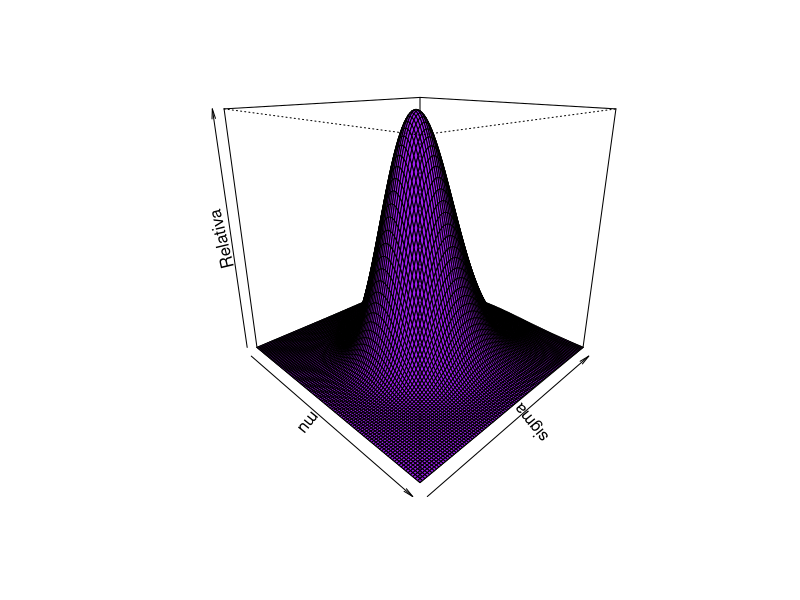
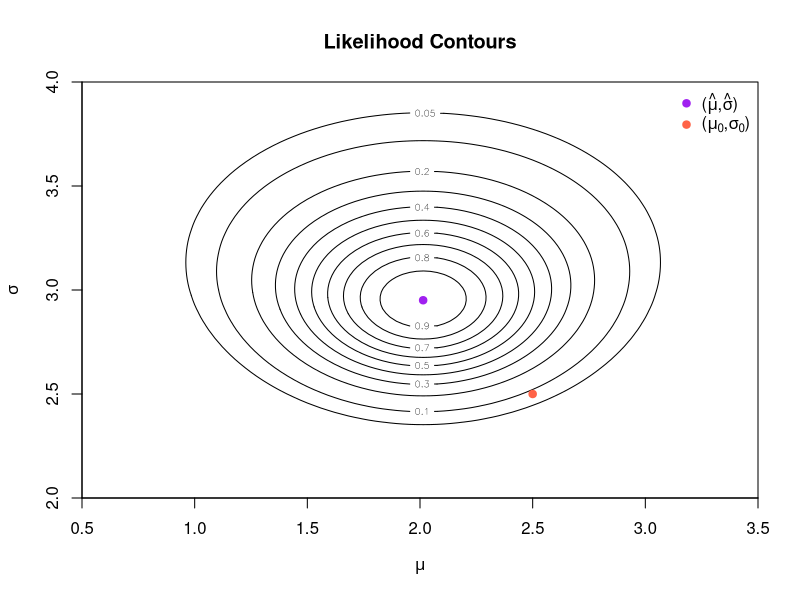
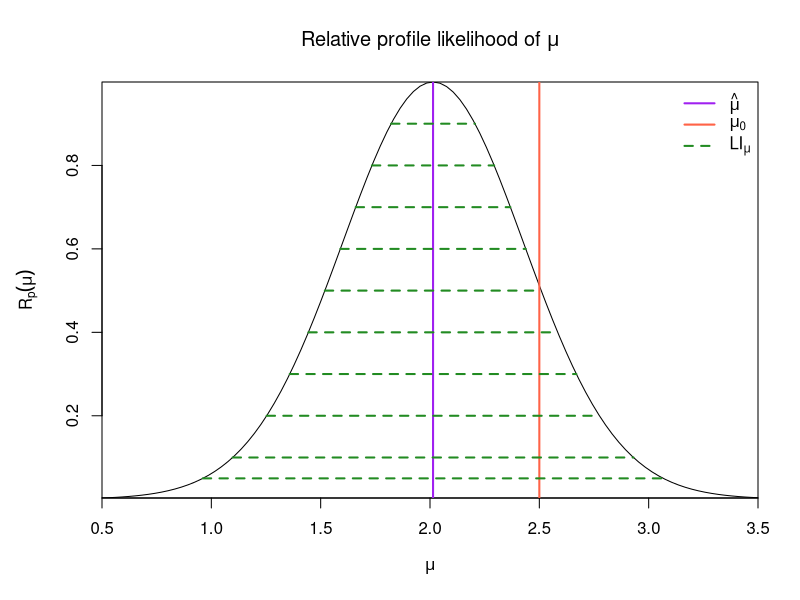
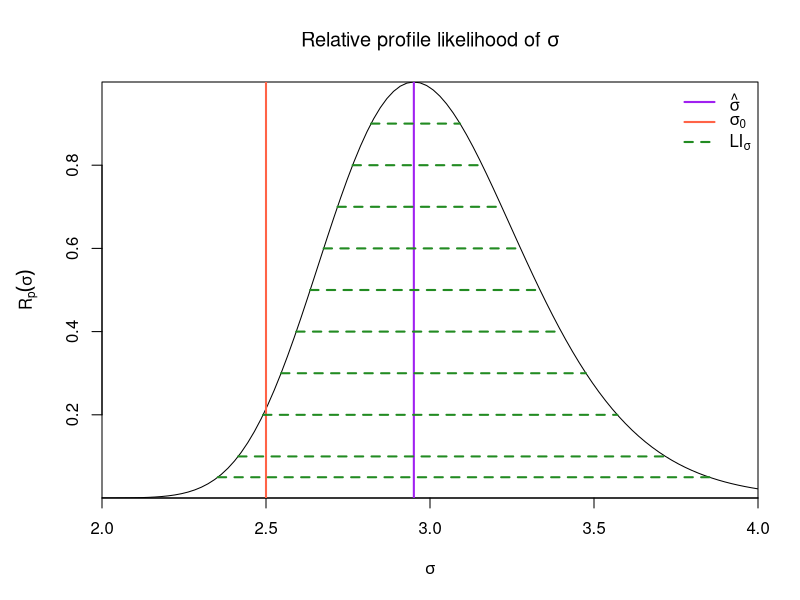
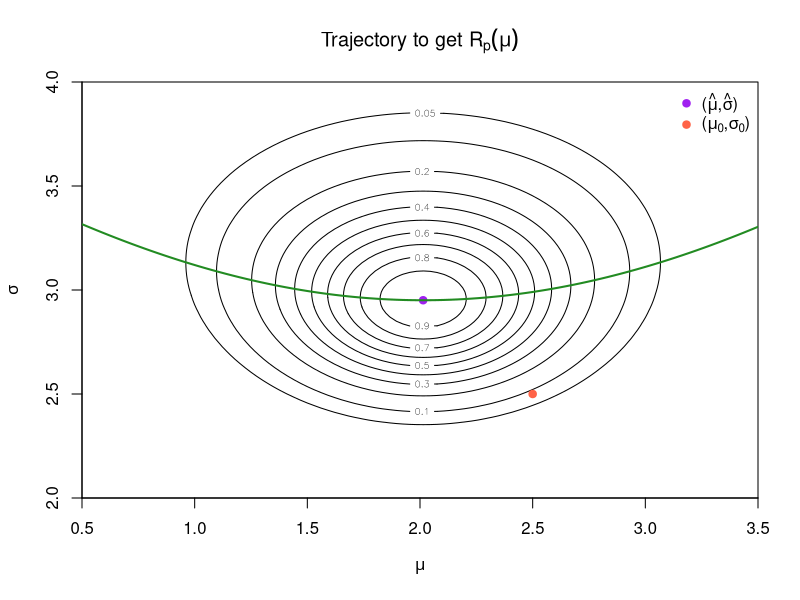
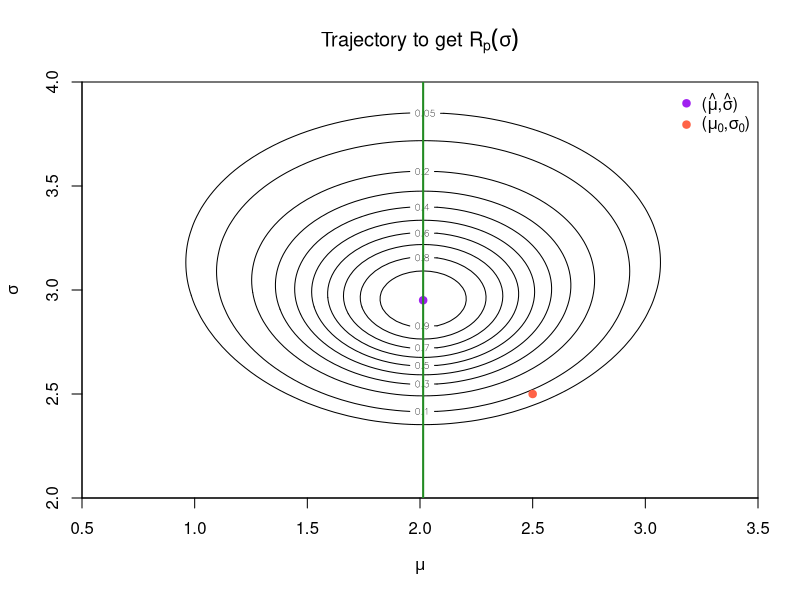
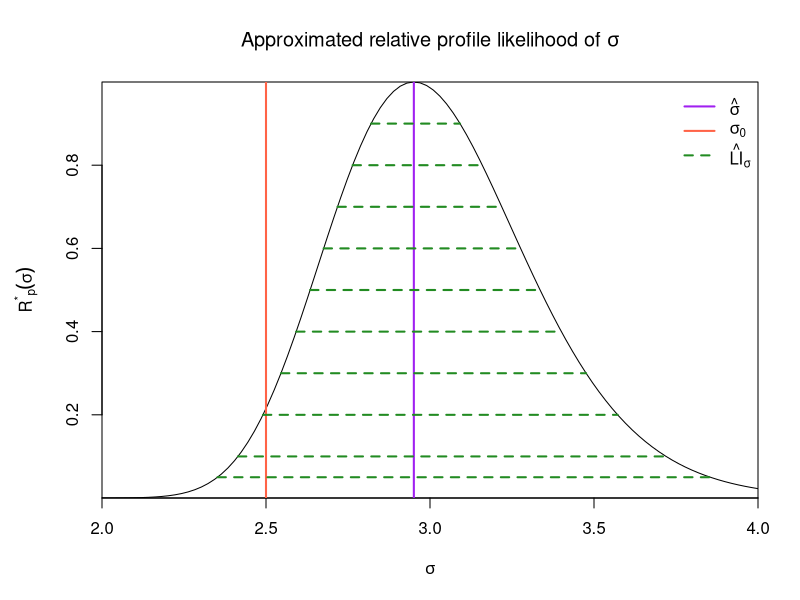
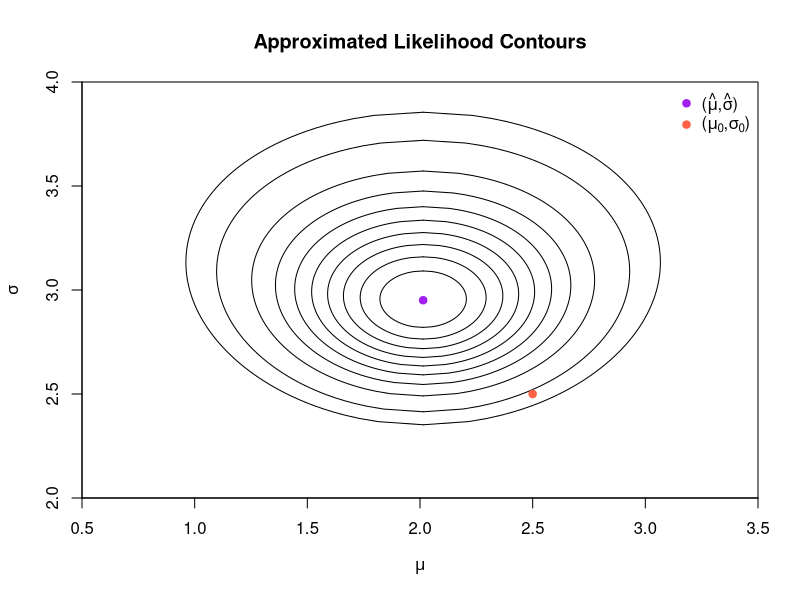

Recreate these plots in R, in order.
## Irving Gomez
## 27 September 2019

set.seed(111)
nn      <- 50  # sample size
mm      <- 2.5 # real mean
ss      <- 2.5 # real standard deviation
muestra <- rnorm(nn,mm,ss)

# Sufficient and minimal statistics
t1 <- sum(muestra)
t2 <- sum(muestra^2)
H  <- t2-(t1^2/nn)

# Maximum likelihood estimators
mm.emv <- t1/nn          #2.013931
ss.emv <- sqrt(H/nn)  #2.950755

# Global loglikelihood
logver <- function(theta, mu_hat = mm.emv, s_hat = ss.emv, n = nn){
  mu     <- theta[1]
  sigma  <- theta[2]
  out    <- -n*(log(sigma)+1/2*(s_hat/sigma)^2)-n/(2*sigma^2)*(mu_hat-mu)^2
  return(out)
}

# Maximizing numericaly the global likelihood
faux <- function(theta){
  -logver(theta, mu_hat = mm.emv, s_hat = ss.emv, n = nn)
}

# Where to initialize the algorithm
tilde.mu    <- median(muestra)            #2.155335
tilde.sigma <- abs(muestra[1]-muestra[2]) #1.414891

# "optim" function
emv.optim <- optim(c(tilde.mu, tilde.sigma), faux)$par #2.013606 2.950522

# Relative loglikelihood
logrelver <- function(theta, mu_hat = mm.emv, s_hat = ss.emv, n = nn){
  mu     <- theta[1]
  sigma  <- theta[2]
  out    <- n*(log(s_hat/sigma)-1/2*(s_hat/sigma)^2+1/2)-n/2*((mu_hat-mu)/sigma)^2
  return(out)
}

# Relative likelihood
relver <- function(mu, sigma, mu_hat = mm.emv, s_hat = ss.emv, n = nn){
  theta <- c(mu, sigma)
  out   <- exp(logrelver(theta, mu_hat, s_hat, n))
  return(out)
}

# Using "persp" to plot in 3d the relative likelihood
relver_aux <- Vectorize(relver, vectorize.args = c('mu', 'sigma'))

# We create a sequence for mu and sigma
nmu     <- 100
nsigma  <- 100
mu1     <- 0.5
mu2     <- 3.5
s1      <- 2
s2      <- 4

mu_seq     <- seq(mu1, mu2, length=nmu)
sigma_seq  <- seq(s1, s2, length=nsigma)

# Evaluate the relative likelihood in the sequences created
relativa.grid <- outer(mu_seq, sigma_seq, relver_aux)

x11()
persp(mu_seq, sigma_seq, relativa.grid,
      theta = 45,
      phi   = 20,
      zlim  = c(0,1),
      xlab  = expression(mu),
      ylab  = expression(sigma),
      zlab  = 'Relativa',
      col   = 'purple')

# Likelihood contours

# It is not possible to find closed expressions for the contours,
# thus we need to make them numerically woth "contour"

niveles <- c(0.05,0.1,0.2,0.3,0.4,0.5,0.6,0.7,0.8,0.9)

x11()
contour(mu_seq, sigma_seq, relativa.grid,
        main     = "Likelihood Contours",
        levels   = niveles,
        labels   = niveles,
        xlim     = c(mu1,mu2), ylim = c(s1,s2),
        xlab     = expression(mu),
        ylab     = expression(sigma),
        xaxs     = 'i',
        yaxs     = 'i')

points(mm.emv, ss.emv, col = 'purple', pch = 19)
points(mm, ss, col = 'tomato', pch=19)

legend('topright',
       legend = c(expression(paste('(', hat(mu), ',' , hat(sigma), ')')),
                  expression(paste('(', mu[0], ',' , sigma[0], ')'))),
       pch    = 19,
       col    = c('purple', 'tomato'),
       bty    = 'n')

# Relative profile loglikelihood of mu
logprelver_mu <- function(mu, mu_hat = mm.emv, s_hat = ss.emv, n = nn){
  out <- -n/2*log(((mu_hat-mu)/s_hat)^2+1)
  return(out)
}

# Profile likelihood interval for mu
LI_mu <- function(c, mu_hat = mm.emv, s_hat = ss.emv, n = nn){
  mm1 <- mu_hat-s_hat*sqrt(c^(-2/n)-1)
  mm2 <- mu_hat+s_hat*sqrt(c^(-2/n)-1)
  out <- c(mm1, mm2)
  return(out)
}

x11()
par(mar = c(5, 5, 4, 2) + 0.1)
plot(mu_seq, exp(logprelver_mu(mu_seq)),
     type = 'l',
     main = expression(paste("Relative profile likelihood of ", mu)),
     xlab = expression(mu),
     ylab = expression(R[p](mu)),
     xaxs     = 'i',
     yaxs     = 'i')

abline(v = mm.emv, col = 'purple', lwd = 2)
abline(v = mm, col = 'tomato', lwd = 2)

for(cc in niveles){
  mm_int  <- LI_mu(cc)
  mm_int_1 <- mm_int[1]
  mm_int_2 <- mm_int[2]
  segments(mm_int_1, cc, mm_int_2, cc, col = 'forestgreen', lty = 2, lwd = 2)
}

legend('topright',
       legend = c(expression(hat(mu)), expression(mu[0]),
                  expression(LI[mu])),
       lwd    = 2,
       lty    = c(1,1,2),
       col    = c('purple', 'tomato', 'forestgreen'),
       bty    = 'n')


# Relative profile loglikelihood of sigma
logprelver_sigma <- function(sigma, s_hat = ss.emv, n = nn){
  out <- n*(log(s_hat/sigma)-1/2*(s_hat/sigma)^2+1/2)
  return(out)
}

x11()
par(mar = c(5, 5, 4, 2) + 0.1)
plot(sigma_seq, exp(logprelver_sigma(sigma_seq)),
     type = 'l',
     main = expression(paste("Relative profile likelihood of ", sigma)),
     xlab = expression(sigma),
     ylab = expression(R[p](sigma)),
     xaxs     = 'i',
     yaxs     = 'i')

abline(v = ss.emv, col = 'purple', lwd = 2)
abline(v = ss, col = 'tomato', lwd = 2)

# The likelihood intervals for sigma does not have closed form,
# we use "uniroot"
for(cc in niveles){
  interv_sigma_aux <- function(x){
    logprelver_sigma(x)-log(cc)
  }
  
  s_int_1 <- uniroot(interv_sigma_aux, c(s1, ss.emv))$root
  s_int_2 <- uniroot(interv_sigma_aux, c(ss.emv, s2))$root
  
  segments(s_int_1, cc, s_int_2, cc, col = 'forestgreen', lty = 2, lwd = 2)
}

legend('topright',
       legend = c(expression(hat(sigma)), expression(sigma[0]),
                  expression(LI[sigma])),
       lwd    = 2,
       lty    = c(1,1,2),
       col    = c('purple', 'tomato', 'forestgreen'),
       bty    = 'n')

# Maximum likelihood restricted estimator of  sigma
sigma.rest <- function(mu, s_hat = ss.emv, mu_hat = mm.emv){
  out <- sqrt(s_hat^2+(mu_hat-mu)^2)
  return(out)
}

sigma.rest_seq <- sigma.rest(mu_seq)

# Trajectory to get the profile of mu
x11()
contour(mu_seq, sigma_seq, relativa.grid,
        main     = expression(paste("Trajectory to get ", R[p](mu))),
        levels   = niveles,
        labels   = niveles,
        xlim     = c(mu1,mu2), ylim = c(s1,s2),
        xlab     = expression(mu),
        ylab     = expression(sigma),
        xaxs     = 'i',
        yaxs     = 'i')

points(mm.emv, ss.emv, col = 'purple', pch = 19)
points(mm, ss, col = 'tomato', pch = 19)
points(mu_seq, sigma.rest_seq, type = 'l', col = 'forestgreen', lwd = 2)

legend('topright',
       legend = c(expression(paste('(', hat(mu), ',' , hat(sigma), ')')),
                  expression(paste('(', mu[0], ',' , sigma[0], ')'))),
       pch    = 19,
       col    = c('purple', 'tomato'),
       bty    = 'n')

# Trajectory to get the profile of sigma
x11()
contour(mu_seq, sigma_seq, relativa.grid,
        main     = expression(paste("Trajectory to get ", R[p](sigma))),
        levels   = niveles,
        labels   = niveles,
        xlim     = c(mu1,mu2), ylim = c(s1,s2),
        xlab     = expression(mu),
        ylab     = expression(sigma),
        xaxs     = 'i',
        yaxs     = 'i')

points(mm.emv, ss.emv, col = 'purple', pch = 19)
points(mm, ss, col = 'tomato', pch = 19)
abline(v = mm.emv, col = 'forestgreen', lwd = 2)

legend('topright',
       legend = c(expression(paste('(', hat(mu), ',' , hat(sigma), ')')),
                  expression(paste('(', mu[0], ',' , sigma[0], ')'))),
       pch    = 19,
       col    = c('purple', 'tomato'),
       bty    = 'n')

# The next approximations are find with the symmetric
# reparametrization ideas of Eloisa Diaz-Frances

# Approximated relative profile loglikelihood of sigma
logprelver_aprox_sigma <- function(sigma, s_hat = ss.emv, n = nn){
  out <- -9*n/4*(1-(s_hat/sigma)^(2/3))^2
  return(out)
}

# Approximated profile likelihood interval for sigma
s1_star <- function(c, s_hat = ss.emv, n = nn){
  s_hat*(1+1/3*sqrt(-4*log(c)/n))^(-3/2)
}

s2_star <- function(c, s_hat = ss.emv, n = nn){
  s_hat*(1-1/3*sqrt(-4*log(c)/n))^(-3/2)
}

x11()
par(mar = c(5, 5, 4, 2) + 0.1)
plot(sigma_seq, exp(logprelver_aprox_sigma(sigma_seq)),
     type = 'l',
     main = expression(paste("Approximated relative profile likelihood of ", sigma)),
     xlab = expression(sigma),
     ylab = expression({R^'*'}[p](sigma)),
     xaxs = 'i',
     yaxs = 'i')

abline(v = ss.emv, col = 'purple', lwd = 2)
abline(v = ss, col = 'tomato', lwd = 2)

for(cc in niveles){
  ss_int_1 <- s1_star(cc)
  ss_int_2 <- s2_star(cc)
  segments(ss_int_1, cc, ss_int_2, cc, col = 'forestgreen', lty = 2, lwd = 2)
}

legend('topright',
       legend = c(expression(hat(sigma)), expression(sigma[0]),
                  expression(hat(LI)[sigma])),
       lwd    = 2,
       lty    = c(1,1,2),
       col    = c('purple', 'tomato', 'forestgreen'),
       bty    = 'n')

# Approximated likelihood contours
aprox_cont_rel_left <- function(c2, nsigma = 100,
                                s_hat = ss.emv, mu_hat = mm.emv, n = nn){
  s1     <- s1_star(c2, s_hat, n)
  s2     <- s2_star(c2, s_hat, n)
  s_seq  <- seq(s1, s2, length = nsigma)
  # because we have a sqrt, to prevent NaNs we have to be sure that
  # the things inside are positive
  w <- -2*log(c2)/n-9/2*(1-(s_hat/s_seq)^(2/3))^2
  if(any(w<0)){
    k <- which(w<0)
    w[k] <- 0
  }
  p1_seq <- mu_hat-s_seq*sqrt(w)
  out    <- cbind(p1_seq, s_seq)
  return(out)
}

aprox_cont_rel_right <- function(c2, nsigma = 100,
                                 s_hat = ss.emv, mu_hat = mm.emv, n = nn){
  s1     <- s1_star(c2, s_hat, n)
  s2     <- s2_star(c2, s_hat, n)
  s_seq  <- seq(s1, s2, length = nsigma)
  # because we have a sqrt, to prevent NaNs we have to be sure that
  # the things inside are positive
  w <- -2*log(c2)/n-9/2*(1-(s_hat/s_seq)^(2/3))^2
  if(any(w<0)){
    k <- which(w<0)
    w[k] <- 0
  }
  p1_seq <- mu_hat+s_seq*sqrt(w)
  out    <- cbind(p1_seq, s_seq)
  return(out)
}

points_left  <- aprox_cont_rel_left(niveles[1])
points_right <- aprox_cont_rel_right(niveles[1])
#mu1 <- min(points_left[,1])
#mu2 <- 2*points_left[1,1]-min(points_left[,1])

x11()
plot(points_left,
     main = "Approximated Likelihood Contours",
     xlim = c(mu1,mu2), ylim = c(s1,s2),
     type = 'l',
     xlab = expression(mu),
     ylab = expression(sigma),
     xaxs = 'i',
     yaxs = 'i')
points(points_right, type = 'l')

for(cc in niveles[2:length(niveles)]){
  points_left  <- aprox_cont_rel_left(cc)
  points_right <- aprox_cont_rel_right(cc)
  
  points(points_left, type = 'l')
  points(points_right, type = 'l')
}

points(mm.emv, ss.emv, col = 'purple', pch = 19)
points(mm, ss, col = 'tomato', pch = 19)

legend('topright',
       legend = c(expression(paste('(', hat(mu), ',' , hat(sigma), ')')),
                  expression(paste('(', mu[0], ',' , sigma[0], ')'))),
       pch    = 19,
       col    = c('purple', 'tomato'),
       bty    = 'n')

# How well is this estimation?

# library scales is necessary to get the "alphas" function for colors
library(scales)

# Histogram
x11()
hist(muestra,
     freq = F,
     col = alpha('cornflowerblue', 0.1),
     main = 'Histogram',
     xlab = 'sample',
     xlim = c(-6,10),
     ylim = c(0,0.2),
     xaxs = 'i',
     yaxs = 'i')
curve(dnorm(x, mm.emv, ss.emv),
      col = 'purple',
      lwd = 2,
      add = T)
curve(dnorm(x, mm, ss),
      col = 'tomato',
      lwd = 2,
      add = T)

legend('topright',
       legend = c(expression(f[ML]),
                  expression(f[0])),
       lwd    = 2,
       col    = c('purple', 'tomato'),
       bty    = 'n')

# The bandwidth is determined with the Silverman(Scott)'s thumb rule
x11()
plot(density(muestra,
             bw     = 1.06*ss.emv*nn^(-1/5),
             kernel = 'gaussian'),
     main = "Kernel estimation",
     col  = 'cornflowerblue',
     lwd  = 2,
     xlim = c(-6,10),
     ylim = c(0,0.2),
     xaxs = 'i',
     yaxs = 'i')
curve(dnorm(x, mm.emv, ss.emv),
      col = 'purple',
      lwd = 2,
      add = T)
curve(dnorm(x, mm, ss),
      col = 'tomato',
      lwd = 2,
      add = T)

legend('topright',
       legend = c(expression(f[Kernel]),
                  expression(f[ML]),
                  expression(f[0])),
       lwd    = 2,
       col    = c('cornflowerblue', 'purple', 'tomato'),
       bty    = 'n')

# PP plot
alphas  <- seq(1/(nn+1), nn/(nn+1), length = nn)
pp      <- pnorm(sort(muestra), mean = mm.emv, sd = ss.emv)
pp_real <- pnorm(sort(muestra), mean = mm, sd = ss)
alphita <- 0.05 # Confidence level
us_l    <- qbeta(alphita/2, 1:nn, (nn+1)-(1:nn))
us_u    <- qbeta(1-alphita/2, 1:nn, (nn+1)-(1:nn))

x11()
par(mar = c(5, 5, 4, 2) + 0.1)
plot(alphas, pp,
     pch     = 19,
     col     = 'purple',
     main    = "PP plot",
     xlab    = expression(i/n+1),
     ylab    = expression(u[i]),
     cex.lab = 1.5,
     xlim    = c(-0.05,1.05),
     ylim    = c(-0.05,1.05),
     xaxs    = 'i',
     yaxs    = 'i')
points(alphas, pp_real,
       pch     = 19,
       col     = 'tomato')
curve(1*x, add = T)

points(alphas, us_l, type='l', col='forestgreen', lwd=2)
points(alphas, us_u, type='l', col='forestgreen', lwd=2)

legend('topleft',
       legend = c(expression(paste(i/n+1, ' X ', F[ML](x[(i)]))),
                  expression(paste(i/n+1, ' X ', F[0](x[(i)]))),
                  "Conf. Band"),
       lwd    = 2,
       col    = c('purple', 'tomato', 'forestgreen'),
       bty    = 'n')

# QQ plot
qq        <- qnorm(alphas, mean = mm.emv, sd = ss.emv)
qq_real   <- qnorm(alphas, mean = mm, sd = ss)
band_u_qq <- qnorm(us_u, mean = mm.emv, sd = ss.emv)
band_l_qq <- qnorm(us_l, mean = mm.emv, sd = ss.emv)

x11()
par(mar = c(5, 5, 4, 2) + 0.1)
plot(qq, sort(muestra),
     pch     = 19,
     col     = 'purple',
     main    = "QQ plot",
     xlab    = expression(Q[i/n+1]),
     ylab    = expression(x[i]),
     cex.lab = 1.5,
     xlim    = c(-6,10),
     ylim    = c(-6,10),
     xaxs    = 'i',
     yaxs    = 'i')
points(qq_real, sort(muestra),
       pch     = 19,
       col     = 'tomato')
curve(1*x, add = T)

points(qq, band_u_qq, type='l', col='forestgreen', lwd=2)
points(qq, band_l_qq, type='l', col='forestgreen', lwd=2)

legend('topleft',
       legend = c(expression(paste({F^{-1}}[ML](i/n+1), ' X ', x[(i)])),
                  expression(paste({F^{-1}}[0](i/n+1), ' X ', x[(i)])),
                  "Conf. Band"),
       lwd    = 2,
       col    = c('purple', 'tomato', 'forestgreen'),
       bty    = 'n')

# Empirical cumulative distribution function of the sample
F.emp <- ecdf(muestra)

# Non-parametric bands using
#Dvoretzky–Kiefer–Wolfowitz's & Massart's inequalities
U <- function(alpha = alphita, n = nn){
  epsilon <- sqrt(log(2/alpha)/(2*n))
  ecdf    <- seq(1/n, n/n, length = n)
  out     <- c()
  for (i in 1:n){
    out <- c(out, min(ecdf[i]+epsilon,1))
  }
  return(out)
}

L <- function(alpha = alphita, n = nn){
  epsilon <- sqrt(log(2/alpha)/(2*n))
  ecdf    <- seq(1/n, n/n, length = n)
  out     <- c()
  for (i in 1:n){
    out <- c(out, max(ecdf[i]-epsilon,0))
  }
  return(out)
} 

# "stepfun" makes a step function, giving the places of the jumps
# and the high of eacn one

# "sapply" applies function to a vector
xx <- seq(-6,10, length = 1000)

# Non-parametric bands
band_u <- sapply(xx,stepfun(sort(muestra),c(U(),1)))
band_l <- sapply(xx,stepfun(sort(muestra),c(0,L())))

x11()
par(mar = c(5, 5, 4, 2) + 0.1)
plot(F.emp,
     xlab = 'x',
     ylab = expression(paste(F[n](x), ', ', F[ML](x), ' & ', F[0](x))),
     main = "Cumulative distribution functions",
     col  = 'cornflowerblue',
     lwd  = 1,
     xaxs = 'i',
     yaxs = 'i')
curve(pnorm(x, mean = mm.emv, sd = ss.emv), col='purple', lwd=2, add=TRUE)
curve(pnorm(x, mean = mm, sd = ss), col='tomato', lwd=2, add=TRUE)
points(xx, band_u, type = 'l', col="forestgreen", lwd=2)
points(xx, band_l, type = 'l', col="forestgreen", lwd=2)

legend('topleft',
       legend = c(expression(F[n](x)),
                  expression(F[ML](x)),
                  expression(F[0](x)),
                  "Non-param. Conf. Band"),
       lwd    = 2,
       col    = c('cornflowerblue' ,'purple', 'tomato', 'forestgreen'),
       bty    = 'n')

# Parametric bands using CLT
band_u_param <- F.emp(xx)+
  qnorm(1-alphita/2)/sqrt(nn)*sqrt(F.emp(xx)*(1-F.emp(xx)))

band_u_param[which(band_u_param > 1)] <- 1

band_l_param <- F.emp(xx)-
  qnorm(1-alphita/2)/sqrt(nn)*sqrt(F.emp(xx)*(1-F.emp(xx)))

band_l_param[which(band_l_param < 0)] <- 0

x11()
par(mar = c(5, 5, 4, 2) + 0.1)
plot(F.emp,
     xlab = 'x',
     ylab = expression(paste(F[n](x), ', ', F[ML](x), ' & ', F[0](x))),
     main = "Cumulative distribution functions",
     col  = 'cornflowerblue',
     lwd = 1)
curve(pnorm(x, mean = mm.emv, sd = ss.emv), col='purple', lwd=2, add=TRUE)
curve(pnorm(x, mean = mm, sd = ss), col='tomato', lwd=2, add=TRUE)
points(xx, band_u_param, type = 'l', col="forestgreen", lwd=2)
points(xx, band_l_param, type = 'l', col="forestgreen", lwd=2)

legend('topleft',
       legend = c(expression(F[n](x)),
                  expression(F[ML](x)),
                  expression(F[0](x)),
                  "Param. Conf. Band"),
       lwd    = 2,
       col    = c('cornflowerblue' ,'purple', 'tomato', 'forestgreen'),
       bty    = 'n')

# How to build intervals for the estimated parameters

# We know that the variance of hat_mu is sigma^2/n
# and the variance of hat_sigma is sigma^2/(2n)
# And both estimators thends to a Normal distribution

like_level <- exp(-0.5*qchisq(1-alphita,1)) # 0.1465001

# Asymptptical confidence interval for mu
c(mm.emv-qnorm(1-alphita/2)*ss.emv/sqrt(nn),
  mm.emv+qnorm(1-alphita/2)*ss.emv/sqrt(nn)) # 1.196038 2.831823

LI_mu(like_level) # 1.180074 2.847787

# Asymptptical confidence interval for sigma
c(ss.emv-qnorm(1-alphita/2)*ss.emv/sqrt(2*nn),
  ss.emv+qnorm(1-alphita/2)*ss.emv/sqrt(2*nn)) # 2.372418 3.529092

interv_sigma_aux <- function(x){
  logprelver_sigma(x)-log(like_level)
}

uniroot(interv_sigma_aux, c(s1, ss.emv))$root # 2.454887
uniroot(interv_sigma_aux, c(ss.emv, s2))$root # 3.639122

# What happend if we do not know the Fisher Information?
# We can do bootstrap

# Parametric bootstrap intervals by the method of quantiles
B <- 1000
set.seed(111)
muestra_boot <- matrix(rnorm(nn*B, mm.emv, ss.emv), ncol = B)

mu_boot <- apply(muestra_boot, 2, mean)
ss_boot <- apply(muestra_boot, 2, sd)
ss_boot <- sqrt((nn-1)/nn)*ss_boot

quantile(mu_boot, c(alphita/2,1-alphita/2)) # 1.165320 2.811704 
quantile(ss_boot, c(alphita/2,1-alphita/2)) # 2.338606 3.478506 

# Non-parametric bootstrap intervals by the method of quantiles
B <- 1000
set.seed(111)
muestra_boot <- matrix(sample(muestra, nn*B, replace = T), ncol = B)

mu_boot <- apply(muestra_boot, 2, mean)
ss_boot <- apply(muestra_boot, 2, sd)
ss_boot <- sqrt((nn-1)/nn)*ss_boot

quantile(mu_boot, c(alphita/2,1-alphita/2)) # 1.153175 2.789515
quantile(ss_boot, c(alphita/2,1-alphita/2)) # 2.259858 3.493250 